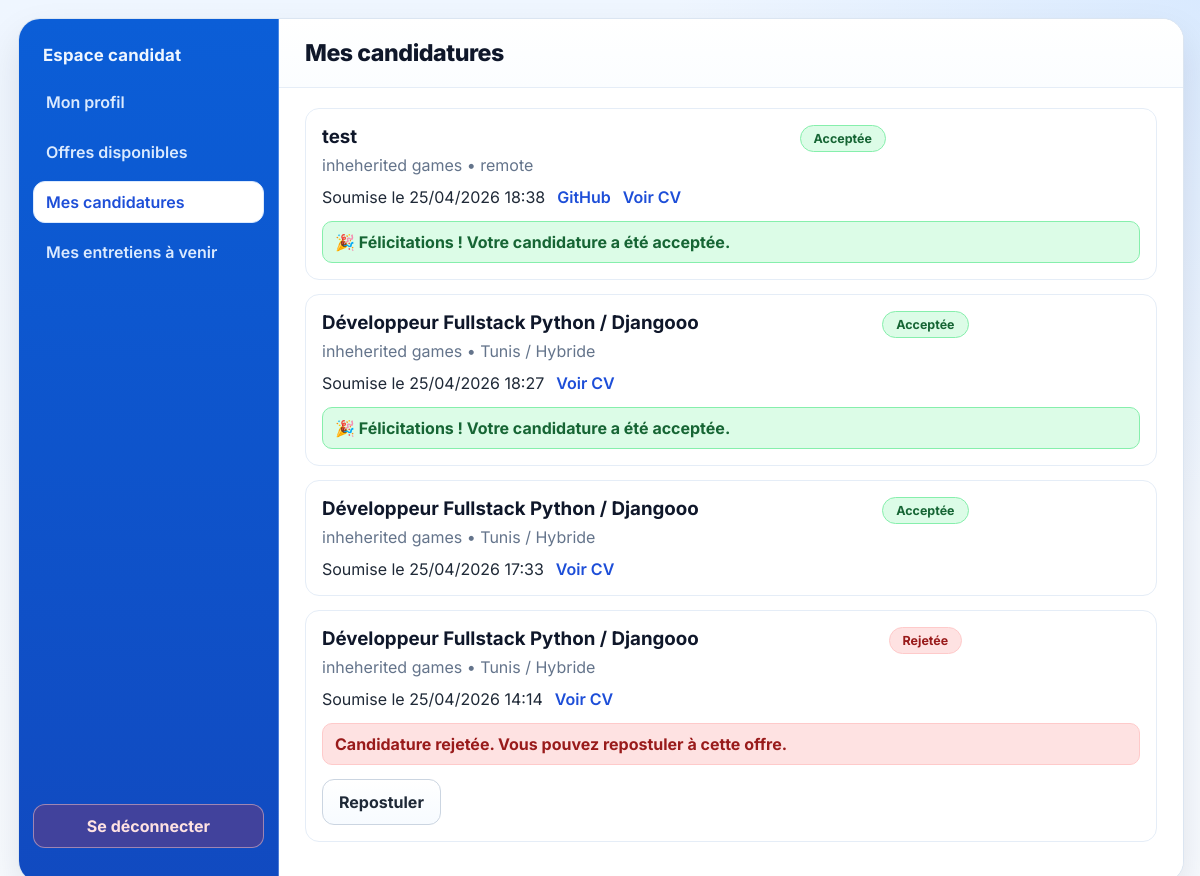
The app's page /mes-candidatures/ (signed in) with its own data.
### plateforme_recrutement/models.py (models this page shows, shortened)
class Candidature(models.Model):
    STATUS_CHOICES = [
        ('en_attente', 'En attente'),
        ('acceptee', 'Acceptée'),
        ('rejetee', 'Rejetée'),
    ]
    ENTRETIEN_TYPE_CHOICES = [
        ('hybrid', 'Hybride'),
        ('onsite', 'Sur site'),
    ]
    offre = models.ForeignKey(Offre, on_delete=models.CASCADE, related_name='candidatures')
    candidat = models.ForeignKey(Candidat, on_delete=models.CASCADE, related_name='candidatures')
    nom = models.CharField(max_length=100)
    prenom = models.CharField(max_length=100)
    email = models.EmailField()
    telephone = models.CharField(max_length=20)
    ville = models.CharField(max_length=100)
    github_link = models.URLField(blank=True)
    cv = models.FileField(upload_to='candidatures/cv/')
    statut = models.CharField(max_length=20, choices=STATUS_CHOICES, default='en_attente')
    entretien_date = models.DateField(null=True, blank=True)
    entretien_heure = models.TimeField(null=True, blank=True)
    entretien_type = models.CharField(max_length=20, choices=ENTRETIEN_TYPE_CHOICES, blank=True, default='')
    entretien_lieu = models.CharField(max_length=255, blank=True, default='')
    entretien_message = models.TextField(blank=True, default='')
    date_soumission = models.DateTimeField(auto_now_add=True)
    class Meta:
        constraints = [
            models.UniqueConstraint(
                fields=['offre', 'candidat'],
                condition=Q(statut='en_attente'),
                name='unique_pending_candidature_per_offre_candidat',
            )
        ]
        ordering = ['-date_soumission']

class Offre(models.Model):
    TYPE_CONTRAT_CHOICES = [
        ('CDI', 'CDI'),
        ('CDD', 'CDD'),
        ('Stage', 'Stage'),
        ('Alternance', 'Alternance'),
    ]
    recruteur=models.ForeignKey(Recruteur,on_delete=models.CASCADE)
    titre=models.CharField(max_length=200)
    description=models.TextField()
    lieu=models.CharField(max_length=150, default='', blank=True)
    type_contrat=models.CharField(max_length=20, choices=TYPE_CONTRAT_CHOICES, default='', blank=True)
    salaire=models.IntegerField(null=True, blank=True)
    competences=models.TextField(default='', blank=True)
    date_limite=models.DateField(null=True, blank=True)
    date_publication=models.DateField(auto_now_add=True)

class Recruteur(models.Model):
    user=models.OneToOneField(User,on_delete=models.CASCADE)
    entreprise=models.CharField(max_length=150)
    telephone=models.CharField(max_length=20,blank=True)
    photo=models.ImageField(upload_to='recruteurs/',blank=True,null=True)

### plateforme_recrutement/views.py (the view)
# urls.py: path('mes-candidatures/', views.mes_candidatures, name='mes_candidatures'),
@login_required
def mes_candidatures(request):
    candidat = get_object_or_404(Candidat, user=request.user)
    candidatures = (
        Candidature.objects
        .select_related('offre', 'offre__recruteur')
        .filter(candidat=candidat)
        .order_by('-date_soumission')
    )
    return render(request, 'plateforme/mes_candidatures.html', {
        'candidat': candidat,
        'candidatures': candidatures,
    })

### plateforme_recrutement/templates/plateforme/mes_candidatures.html (shortened to what this page needs)
{% load static %}
<!DOCTYPE html>
<html lang="fr">
<head>
    <link rel="stylesheet" href="{% static 'css/profil_recruteur.css' %}">
    <link rel="stylesheet" href="{% static 'css/candidatures.css' %}">
</head>
<body>
<div class="container">
    <aside class="sidebar">
        <div class="sidebar-head">
            <h2>Espace candidat</h2>
        </div>
        <nav class="sidebar-nav">
            <a href="{% url 'profil_candidat' %}" class="nav-link">Mon profil</a>
            <a href="{% url 'offres_dispo' %}" class="nav-link">Offres disponibles</a>
            <a href="{% url 'mes_candidatures' %}" class="nav-link active">Mes candidatures</a>
            <a href="{% url 'mes_entretiens_candidat' %}" class="nav-link">Mes entretiens à venir</a>
        </nav>
        <a href="{% url 'deconnexion' %}" class="sidebar-logout">Se déconnecter</a>
    </aside>
    <main class="profile-panel">
        <div class="top-bar">
            <h2>Mes candidatures</h2>
        </div>
        <div class="list-wrapper">
            {% if candidatures %}
                {% for candidature in candidatures %}
                    <article class="candidature-card">
                        <div class="card-head">
                            <div>
                                <h3>{{ candidature.offre.titre }}</h3>
                                <p>{{ candidature.offre.recruteur.entreprise }} • {{ candidature.offre.lieu }}</p>
                            </div>
                            <span class="status-pill status-{{ candidature.statut }}">{{ candidature.get_statut_display }}</span>
                        </div>
                        <div class="card-meta">
                            <span>Soumise le {{ candidature.date_soumission|date:"d/m/Y H:i" }}</span>
                            {% if candidature.github_link %}
                                <a href="{{ candidature.github_link }}" target="_blank" rel="noopener">GitHub</a>
                            {% endif %}
                            <a href="{{ candidature.cv.url }}" target="_blank" rel="noopener">Voir CV</a>
                        </div>
                        {% if candidature.statut == 'acceptee' and candidature.entretien_date and candidature.entretien_heure and candidature.entretien_lieu and candidature.entretien_message %}
                            <div class="congrats-banner">
                                🎉 Félicitations ! Votre candidature a été acceptée.
                            </div>
                        {% elif candidature.statut == 'rejetee' %}
                            <div class="rejection-banner">
                                Candidature rejetée. Vous pouvez repostuler à cette offre.
                            </div>
                            <div class="action-row">
                                <a href="{% url 'postuler_offre' candidature.offre.id %}" class="btn-link">
                                    Repostuler
                                </a>
                            </div>
                        {% endif %}
                    </article>
                {% endfor %}
            {% else %}
                <div class="empty-box">
                    <h3>Aucune candidature</h3>
                    <p>Vous n'avez pas encore postulé à une offre.</p>
                    <a href="{% url 'offres_dispo' %}" class="btn-link">Voir les offres</a>
                </div>
            {% endif %}
        </div>
    </main>
</div>
</body>
</html>

### plateforme_recrutement/Static/css/profil_recruteur.css (style rules this page uses)
body { font-family: "Inter", "Segoe UI", "Helvetica Neue", Arial, sans-serif; margin: 0; padding: 18px; min-height: 100vh; background: radial-gradient(circle at top right, rgba(191, 219, 254, 0.45), transparent 35%), linear-gradient(180deg, #eff6ff 0%, #f8fbff 100%); color: #1f2937; }
.container { width: 100%; margin: 0 auto; display: grid; grid-template-columns: 260px minmax(0, 1fr); gap: 0; align-items: stretch; background: #ffffff; border: 1px solid #dbe5f1; border-radius: 22px; box-shadow: 0 18px 38px rgba(15, 23, 42, 0.1); overflow: hidden; }
.sidebar { min-height: calc(100vh - 36px); background: linear-gradient(180deg, #0b5ed7 0%, #114ac0 100%); border-right: 1px solid rgba(191, 219, 254, 0.35); padding: 22px 14px; display: flex; flex-direction: column; }
.sidebar-head { padding: 4px 10px 16px; }
.sidebar-head h2 { margin: 0; color: #eff6ff; font-size: 1.05rem; font-weight: 700; letter-spacing: 0.01em; }
.sidebar-nav { display: flex; flex-direction: column; gap: 8px; }
.nav-link { text-decoration: none; color: #dbeafe; border: 1px solid transparent; border-radius: 12px; padding: 10px 12px; font-weight: 600; transition: background-color 0.2s ease, border-color 0.2s ease, color 0.2s ease; }
.nav-link.active { background: #ffffff; border-color: #dbeafe; color: #1d4ed8; }
.sidebar-logout { margin-top: auto; margin-bottom: 12px; text-decoration: none; text-align: center; color: #fee2e2; border: 1px solid rgba(254, 202, 202, 0.5); background: rgba(220, 38, 38, 0.24); border-radius: 12px; padding: 11px 12px; font-weight: 700; transition: background-color 0.2s ease, color 0.2s ease; }
.profile-panel { background: #ffffff; border: 0; border-radius: 0; box-shadow: none; overflow: hidden; }
.top-bar { display: flex; justify-content: space-between; align-items: center; padding: 20px 26px; border-bottom: 1px solid #e5edf7; background: linear-gradient(180deg, #ffffff 0%, #fbfdff 100%); }
.top-bar h2 { margin: 0; font-size: 1.45rem; font-weight: 800; color: #0f172a; letter-spacing: -0.02em; }
.status-pill { display: inline-flex; align-items: center; justify-content: center; margin: 0 auto; padding: 5px 13px; border-radius: 999px; font-size: 0.78rem; font-weight: 700; color: #065f46; background: #d1fae5; border: 1px solid #a7f3d0; }

### plateforme_recrutement/Static/css/candidatures.css (style rules this page uses)
.list-wrapper { padding: 20px 26px 26px; }
.candidature-card { background: #ffffff; border: 1px solid #e5edf7; border-radius: 14px; padding: 16px; margin-bottom: 14px; }
.card-head { display: flex; justify-content: space-between; align-items: flex-start; gap: 12px; }
.card-head h3 { margin: 0; color: #0f172a; }
.card-head p { margin: 7px 0 0; color: #64748b; }
.card-meta { margin-top: 12px; display: flex; gap: 12px; align-items: center; flex-wrap: wrap; }
.card-meta a { text-decoration: none; color: #1d4ed8; font-weight: 600; }
.action-row { margin-top: 14px; display: flex; gap: 10px; align-items: center; }
.btn-link { display: inline-flex; align-items: center; justify-content: center; text-decoration: none; color: #1f2937; border: 1px solid #cbd5e1; border-radius: 12px; padding: 12px 16px; font-weight: 700; background: linear-gradient(180deg, #ffffff 0%, #f7fbff 100%); }
.status-acceptee { background: #dcfce7; color: #166534; border-color: #86efac; }
.status-rejetee { background: #fee2e2; color: #991b1b; border-color: #fecaca; }
.congrats-banner { margin-top: 14px; background: #dcfce7; color: #166534; border: 1px solid #86efac; border-radius: 10px; padding: 10px 12px; font-weight: 700; }
.rejection-banner { margin-top: 14px; background: #fee2e2; color: #991b1b; border: 1px solid #fecaca; border-radius: 10px; padding: 10px 12px; font-weight: 700; }

### records on screen
Candidature: offre.titre "test", offre.recruteur.entreprise "inheherited games", offre.lieu "remote", statut "Acceptée", date_soumission "25/04/2026 18:38", shows "🎉 Félicitations ! Votre candidature a été acceptée."
Candidature: offre.titre "Développeur Fullstack Python / Djangooo", offre.recruteur.entreprise "inheherited games", offre.lieu "Tunis / Hybride", statut "Acceptée", date_soumission "25/04/2026 18:27", shows "🎉 Félicitations ! Votre candidature a été acceptée."
Candidature: offre.titre "Développeur Fullstack Python / Djangooo", offre.recruteur.entreprise "inheherited games", offre.lieu "Tunis / Hybride", statut "Acceptée", date_soumission "25/04/2026 17:33"
Candidature: offre.titre "Développeur Fullstack Python / Djangooo", offre.recruteur.entreprise "inheherited games", offre.lieu "Tunis / Hybride", statut "Rejetée", date_soumission "25/04/2026 14:14", shows "Candidature rejetée. Vous pouvez repostuler à cette offre."
